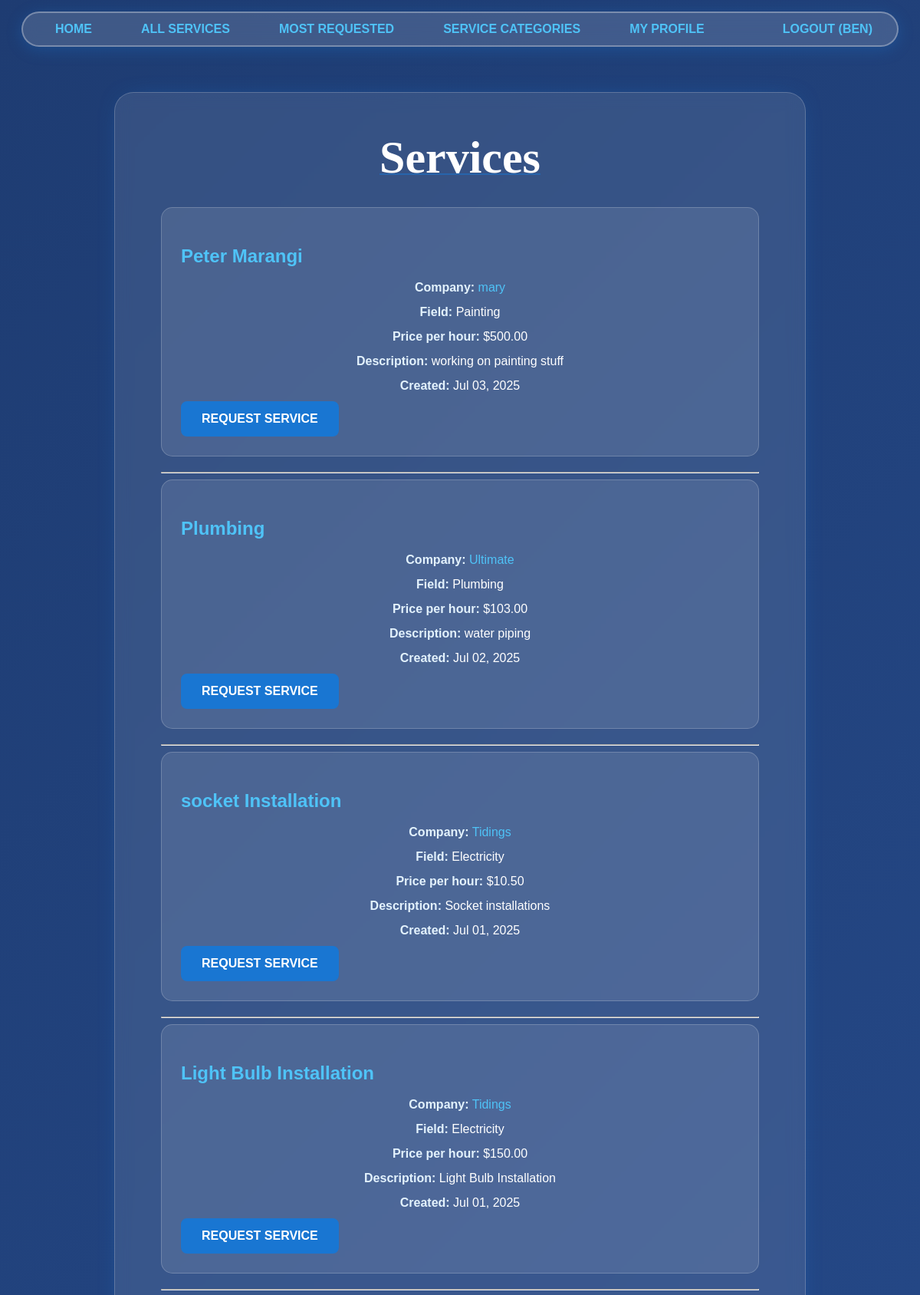
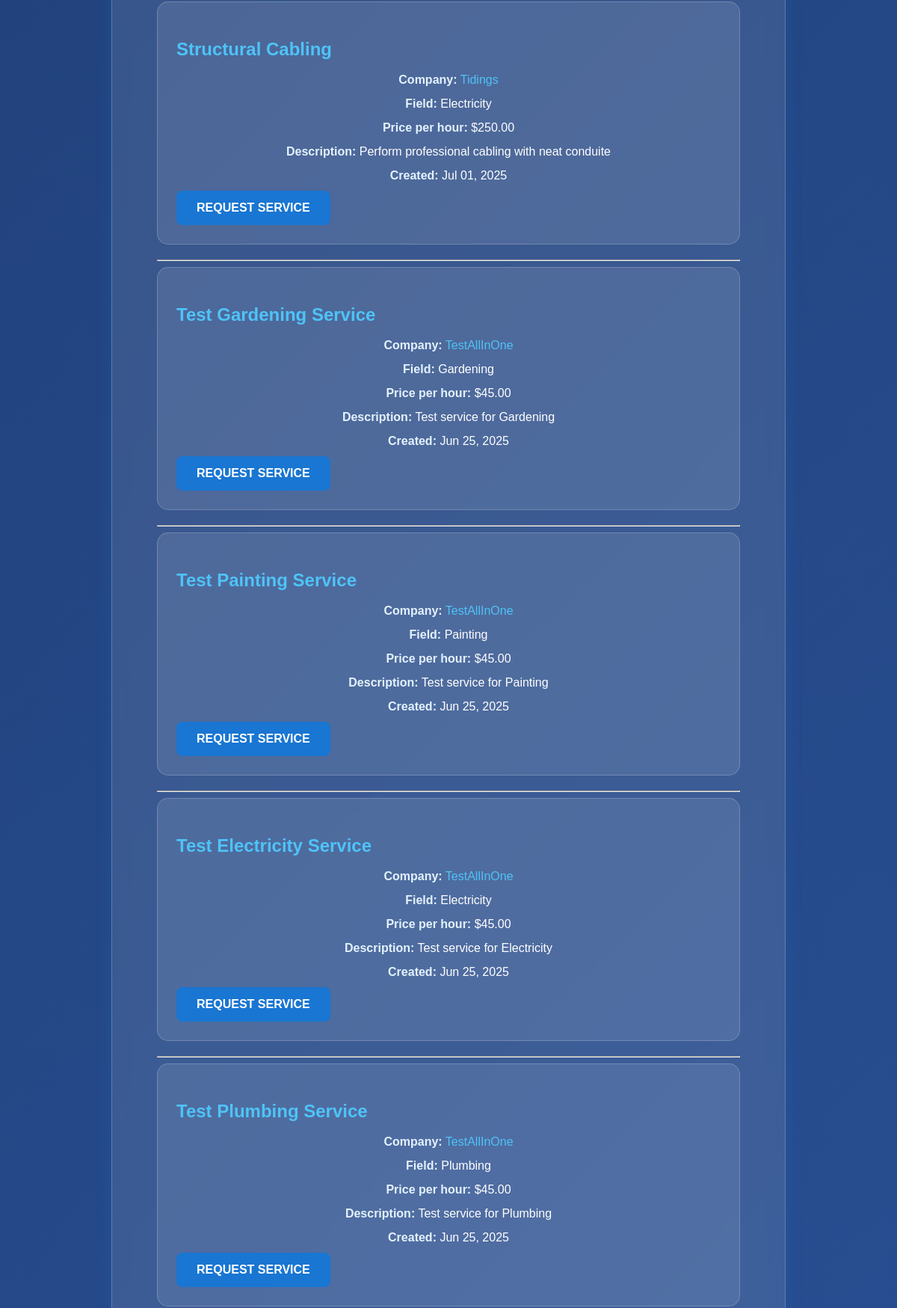
The page /services/ (signed in, upper part) on the database its author committed (2 pictures, top to bottom).
### users/models.py (models this page shows)
class User(AbstractUser):
    email = models.EmailField(unique=True)  # Email uniqueness validation
    is_company = models.BooleanField(default=False)  # Company user type
    is_customer = models.BooleanField(default=False)  # Customer user type

class Company(models.Model):
    FIELD_CHOICES = [
        ("Air Conditioner", "Air Conditioner"),
        ("All in One", "All in One"),  # Special company type - can create any service type
        ("Carpentry", "Carpentry"),
        ("Electricity", "Electricity"),
        ("Gardening", "Gardening"),
        ("Home Machines", "Home Machines"),
        ("Housekeeping", "Housekeeping"),
        ("Interior Design", "Interior Design"),
        ("Locks", "Locks"),
        ("Painting", "Painting"),
        ("Plumbing", "Plumbing"),
        ("Water Heaters", "Water Heaters"),
    ]
    user = models.OneToOneField(User, on_delete=models.CASCADE, primary_key=True)
    field_of_work = models.CharField(max_length=70, choices=FIELD_CHOICES)  # Required field of work
    rating = models.IntegerField(validators=[MinValueValidator(0), MaxValueValidator(5)], default=0)  # Company rating system

### services/models.py (models this page shows, shortened)
class Service(models.Model):
    FIELD_CHOICES = [
        ("Air Conditioner", "Air Conditioner"),
        ("Carpentry", "Carpentry"),
        ("Electricity", "Electricity"),
        ("Gardening", "Gardening"),
        ("Home Machines", "Home Machines"),
        ("Housekeeping", "Housekeeping"),
        ("Interior Design", "Interior Design"),
        ("Locks", "Locks"),
        ("Painting", "Painting"),
        ("Plumbing", "Plumbing"),
        ("Water Heaters", "Water Heaters"),
    ]
    company = models.ForeignKey(Company, on_delete=models.CASCADE)  # Company association
    name = models.CharField(max_length=40)  # Service name
    description = models.TextField()  # Service description
    price_hour = models.DecimalField(decimal_places=2, max_digits=8, validators=[MinValueValidator(0.00)])  # Price field
    field = models.CharField(max_length=30, choices=FIELD_CHOICES)  # Service field/category
    date_created = models.DateTimeField(auto_now_add=True)  # Date created for display

### services/views.py (the view)
# urls.py: path('', v.service_list, name='services_list'),
def service_list(request):
    services = Service.objects.all().order_by("-date_created")  # All services page
    return render(request, "services/list.html", {"services": services})

### services/templates/services/list.html (shortened to what this page needs)
{% extends 'main/base.html' %}
{% block content %}
    <p class="title">Services</p>
    <div class='services_list'>
        {% if services %}
            {% for service in services %}
                <div class="service-card">
                    <h3><a href="/services/{{ service.id }}">{{ service.name }}</a></h3>
                    <p><strong>Company:</strong> <a href="/company/{{ service.company.user.username }}">{{ service.company.user.username }}</a></p>
                    <p><strong>Field:</strong> {{ service.field }}</p>
                    <p><strong>Price per hour:</strong> ${{ service.price_hour }}</p>
                    <p><strong>Description:</strong> {{ service.description|truncatewords:20 }}</p>
                    <p><strong>Created:</strong> {{ service.date_created|date:"M d, Y" }}</p>
                    {% if user.is_customer %}
                        <a href="/services/{{ service.id }}/request_service/" class="btn btn-primary">Request Service</a>
                    {% endif %}
                </div>
                <hr>
            {% endfor %}
        {% else %}
            <h2>Sorry No services available yet</h2>
        {% endif %}
     </div>
{% endblock %}

### main/templates/main/navbar.html (shortened to what this page needs)
<nav class="navbar">
    <ul>
        <li><a href="/">Home</a></li>
        <li><a href="/services/">All Services</a></li>
        <li><a href="/services/most-requested/">Most Requested</a></li>
        <li>
            <a href="/services/">Service Categories</a>
        </li>
        {% if user.is_authenticated %}
            {% if user.is_company %}
                <li><a href="/services/create/">Create Service</a></li>
                <li><a href="/company/{{ user.username }}">My Profile</a></li>
            {% elif user.is_customer %}
                <li><a href="/customer/{{ user.username }}">My Profile</a></li>
            {% endif %}
            <li class="last_navbar"><a href="/register/logout/">Logout ({{ user.username }})</a></li>
        {% else %}
            <li><a href="/register/">Register</a></li>
            <li class="last_navbar"><a href="/register/login/">Login</a></li>
        {% endif %}
    </ul>
</nav>

### static/css/style.css (style rules this page uses)
body { background: linear-gradient(135deg, #1e3c72 0%, #2a5298 100%); font-family: 'Lexend Exa', sans-serif; padding: 0; margin: 0; min-height: 100vh; padding-top: 120px !important; }
a { color: #4fc3f7; text-decoration: none; }
.content p { text-align: center; margin: 30px 0px; white-space: pre-line; color: #fff; }
.title { text-align: center; font-family: 'Times New Roman', Times, serif; font-size: 60px; font-weight: bold; text-decoration: 2px underline; text-decoration-color: rgba(25, 118, 210, 0.5); color: #fff; }
.btn { display: inline-block; padding: 12px 25px; border-radius: 8px; text-decoration: none; font-weight: bold; text-transform: uppercase; transition: all 0.3s ease; border: 2px solid transparent; cursor: pointer; }
.btn-primary { background: #1976d2; color: white; border-color: #1976d2; }
.navbar { position: fixed !important; top: 15px !important; left: 50% !important; transform: translateX(-50%) !important; box-shadow: 0 4px 20px rgba(25, 118, 210, 0.3); border: 2px solid rgba(255, 255, 255, 0.3); border-radius: 30px; animation: slide-in 1s ease-out; background: rgba(255, 255, 255, 0.15); backdrop-filter: blur(10px); width: 95%; max-width: 1200px; z-index: 1000 !important; }
.navbar ul { position: relative; display: flex; flex: 1 1 auto; margin: 0; padding: 0 30px; list-style-type: none; }
.navbar ul li:not(:last-child) { margin-right: 40px; }
.navbar ul li { border: 2px solid transparent; border-radius: 5px; padding: 10px; transition: background 0.2s; }
.navbar ul li a { color: #4fc3f7; text-decoration: none; text-transform: uppercase; transition: color 0.2s; font-weight: 600; }
.last_navbar { right: 0; position: absolute; margin-right: 20px; }
.services_list { padding: 0; margin-bottom: 20px; }
.service-card { background: rgba(255,255,255,0.1); border-radius: 10px; padding: 20px; margin-bottom: 20px; border: 1px solid rgba(255,255,255,0.2); transition: transform 0.3s ease, box-shadow 0.3s ease; }
.service-card h3, .service-card h4 { color: #4fc3f7; margin-bottom: 15px; font-size: 1.5rem; }
.service-card h3 a, .service-card h4 a { color: #4fc3f7; text-decoration: none; }
.service-card p { color: #fff; margin: 8px 0; line-height: 1.5; }
.service-card p strong { color: #e3f2fd; }
.service-card { background: rgba(255,255,255,0.1); border-radius: 15px; padding: 25px; border: 1px solid rgba(255,255,255,0.2); transition: all 0.3s ease; }

### rows shown on the page
User: username "BEN"
Service: name "Peter Marangi", company.user.username "mary", field "Painting", price_hour "500.00", description "working on painting stuff", date_created "Jul 03, 2025"
Service: name "Plumbing", company.user.username "Ultimate", field "Plumbing", price_hour "103.00", description "water piping", date_created "Jul 02, 2025"
Service: name "socket Installation", company.user.username "Tidings", field "Electricity", price_hour "10.50", description "Socket installations", date_created "Jul 01, 2025"
Service: name "Light Bulb Installation", company.user.username "Tidings", field "Electricity", price_hour "150.00", description "Light Bulb Installation", date_created "Jul 01, 2025"
Service: name "Structural Cabling", company.user.username "Tidings", field "Electricity", price_hour "250.00", description "Perform professional cabling with neat conduite", date_created "Jul 01, 2025"
Service: name "Test Gardening Service", company.user.username "TestAllInOne", field "Gardening", price_hour "45.00", description "Test service for Gardening", date_created "Jun 25, 2025"
Service: name "Test Painting Service", company.user.username "TestAllInOne", field "Painting", price_hour "45.00", description "Test service for Painting", date_created "Jun 25, 2025"
Service: name "Test Electricity Service", company.user.username "TestAllInOne", field "Electricity", price_hour "45.00", description "Test service for Electricity", date_created "Jun 25, 2025"
Service: name "Test Plumbing Service", company.user.username "TestAllInOne", field "Plumbing", price_hour "45.00", description "Test service for Plumbing", date_created "Jun 25, 2025"
